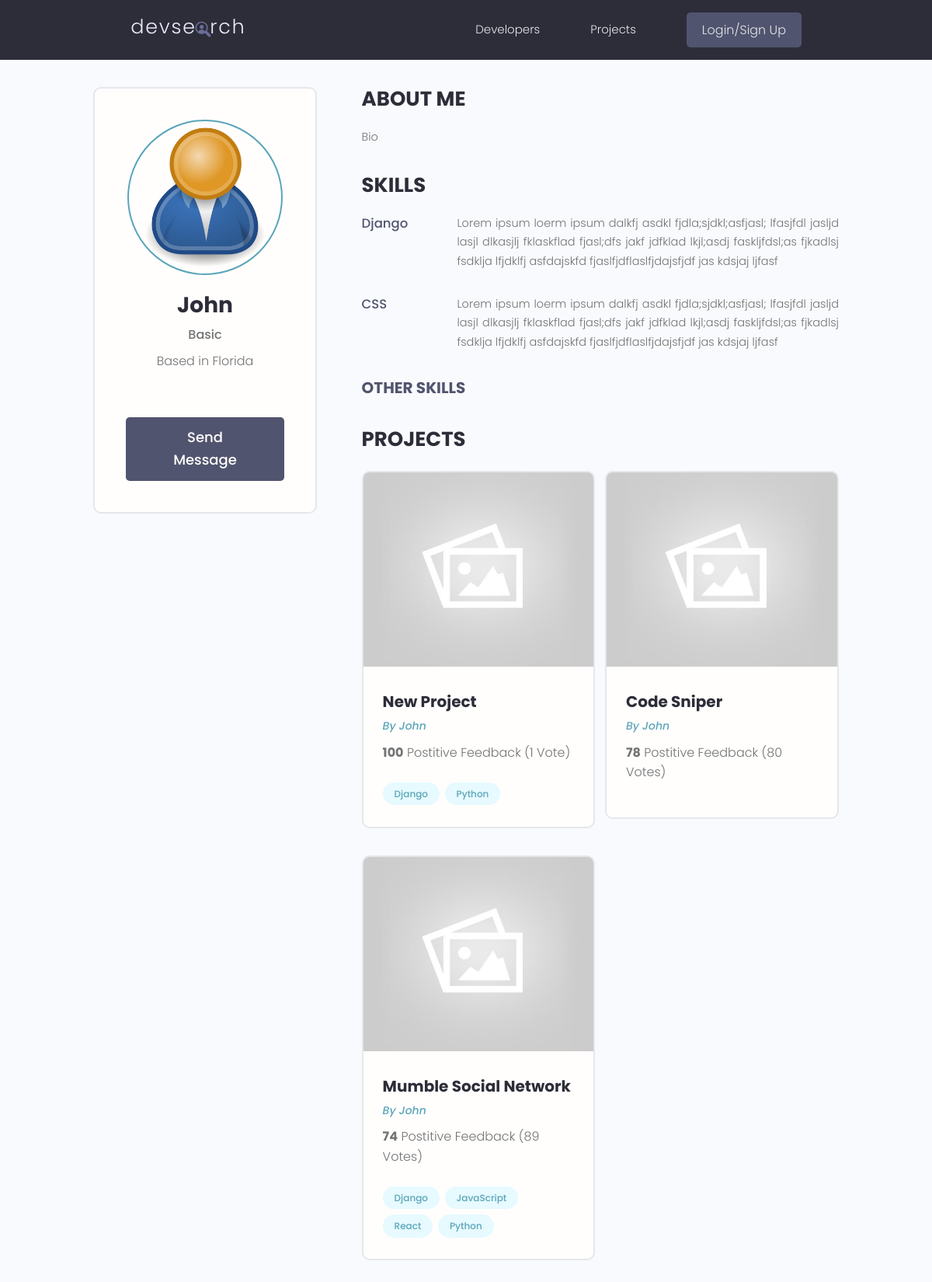
The page /profile/742f3278-ea14-4114-95dd-072f70e01e9d on the database its author committed.
### users/models.py (models this page shows, shortened)
class Profile(models.Model):
    user = models.OneToOneField(User, on_delete=models.CASCADE, null=True, blank=True)
    name = models.CharField(max_length=200, blank=True, null=True)
    email = models.EmailField(max_length=500, blank=True, null=True)
    username = models.CharField(max_length=200, blank=True, null=True)
    location = models.CharField(max_length=200, blank=True, null=True)
    short_intro = models.CharField(max_length=200, blank=True, null=True)
    bio = models.TextField(blank=True, null=True)
    profile_image = models.ImageField(null=True, blank=True, upload_to='profiles/', default="profiles/user-default.png")
    social_github = models.CharField(max_length=200, blank=True, null=True)
    social_twitter = models.CharField(max_length=200, blank=True, null=True)
    social_linkedin = models.CharField(max_length=200, blank=True, null=True)
    social_youtube = models.CharField(max_length=200, blank=True, null=True)
    social_website = models.CharField(max_length=200, blank=True, null=True)
    created = models.DateTimeField(auto_now_add=True)
    id = models.UUIDField(default=uuid.uuid4, unique=True, primary_key=True, editable=False)

class Skill(models.Model):
    owner = models.ForeignKey(Profile, on_delete=models.CASCADE, null=True, blank=True)
    name = models.CharField(max_length=200, blank=True, null=True)
    description = models.TextField(null=True, blank=True)
    created = models.DateTimeField(auto_now_add=True)
    id = models.UUIDField(default=uuid.uuid4, unique=True, primary_key=True, editable=False)

### projects/models.py (models this page shows, shortened)
class Project(models.Model):
    owner = models.ForeignKey(Profile, null=True, blank=True, on_delete=models.SET_NULL)
    title = models.CharField(max_length=200)
    description = models.TextField(null=True, blank=True)
    featured_image = models.ImageField(null=True, blank=True, default="default.jpg")
    demo_link = models.CharField(max_length=2000, null=True, blank=True)
    source_link = models.CharField(max_length=2000, null=True, blank=True)
    tags = models.ManyToManyField('Tag', blank=True)
    vote_total = models.IntegerField(default=0, null=True, blank=True)
    vote_ratio = models.IntegerField(default=0, null=True, blank=True)
    created = models.DateTimeField(auto_now_add=True)
    id = models.UUIDField(default=uuid.uuid4, unique=True, primary_key=True, editable=False)
    class Meta:
        ordering = ['-vote_ratio', '-vote_total', 'title']

class Tag(models.Model):
    name = models.CharField(max_length=200)
    created = models.DateTimeField(auto_now_add=True)
    id = models.UUIDField(default=uuid.uuid4, unique=True, primary_key=True, editable=False)
    def __str__(self):
        return self.name

### users/views.py (the view)
# urls.py: path('profile/<str:pk>', views.userProfile, name="user-profile"),
def userProfile(request, pk):
    profile = Profile.objects.get(id=pk)
    topSkills = profile.skill_set.exclude(description__exact="")
    otherSkills = profile.skill_set.filter(description="")
    context = {'profile': profile, 'topSkills': topSkills, 'otherSkills': otherSkills}
    return render(request, 'users/user-profile.html', context)

### users/templates/users/user-profile.html (shortened to what this page needs)
{% extends 'main.html' %}
{% block content%}
<main class="profile my-md">
    <div class="container">
      <div class="layout">
        <div class="column column--1of3">
          <div class="card text-center">
            <div class="card__body dev">
              <img class="avatar avatar--xl" src="{{ profile.profile_image.url }}" />
              <h2 class="dev__name">{{profile.name}}</h2>
              <p class="dev__title">{{profile.short_intro}}</p>
              <p class="dev__location">Based in {{profile.location}}</p>
              {% if request.user.profile.id != profile.id %}
              <a href="{% url 'create-message' profile.id %}" class="btn btn--sub btn--lg">Send Message </a>
              {% endif %}
            </div>
          </div>
        </div>
        <div class="column column--2of3">
          <div class="devInfo">
            <h3 class="devInfo__title">About Me</h3>
            <p class="devInfo__about">{{profile.bio}}</p>
          </div>
          <div class="devInfo">
            <h3 class="devInfo__title">Skills</h3>
            <div class="devInfo__skills">
                {% for skill in topSkills %}
              <div class="devSkill">
                <h4 class="devSkill__title">{{skill.name}}</h4>
                <p class="devSkill__info">{{skill.description}}</p>
              </div>
              {% endfor %}
              <h3 class="devInfo__subtitle">Other Skills</h3>
            </div>
          </div>
          <div class="devInfo">
            <h3 class="devInfo__title">Projects</h3>
            <div class="grid grid--two">
                {% for project in profile.project_set.all %}
              <div class="column">
                <div class="card project">
                  <a href="{% url 'project' project.id %}" class="project">
                    <img class="project__thumbnail" src="{{project.featured_image.url}}" alt="project thumbnail" />
                    <div class="card__body">
                      <h3 class="project__title">{{project.title}}</h3>
                      <p><a class="project__author" href="{% url 'user-profile' project.owner.id %}">By {{project.owner.name}}</a></p>
                      <p class="project--rating">
                        <span style="font-weight: bold;">{{project.vote_ratio}}</span> Postitive
                        Feedback ({{project.vote_total}} Vote{{project.vote_total|pluralize:"s"}})
                      </p>
                      <div class="project__tags">
                        {% for tag in project.tags.all %}
                        <span class="tag tag--pill tag--main">
                          <small>{{tag}}</small>
                        </span>
                        {% endfor %}
                      </div>
                    </div>
                  </a>
                </div>
              </div>
              {% endfor %}
            </div>
          </div>
        </div>
      </div>
    </div>
  </main>
{% endblock %}

### static/styles/app.css (style rules this page uses)
:root { --color-sub: #2d2d39; }
.btn--sub { background-color: var(--color-sub-light); }
.card { border: 2px solid var(--color-light); }
img { width: 100%; }
.profile .card > .dev { padding: 4rem; }
.dev__name { color: var(--color-sub); font-size: 2.8rem; font-weight: 700; margin-top: 1rem; margin-bottom: 0.5rem; }
.dev__title { font-size: 1.6rem; font-weight: 500; line-height: 1.3; }
.dev__location { margin-top: 1rem; }
.devInfo { margin-bottom: 3rem; }
.devInfo__title, .devInfo__subtitle { font-size: 2.6rem; color: var(--color-sub); text-transform: uppercase; font-weight: 700; margin-bottom: 1.5rem; }
.devInfo__subtitle { font-size: 2rem; color: var(--color-sub-light); }
.devInfo__about, .devSkill__info { font-size: 1.45rem; line-height: 1.7; text-align: justify; }
.devSkill { margin-bottom: 3rem; }
.devSkill__title { font-size: 1.65rem; font-weight: 500; color: var(--color-sub-light); }
@media screen and (min-width: 700px) { .devSkill { display: flex; justify-content: space-between; gap: 3rem; } }
@media screen and (min-width: 700px) { .devSkill__info { flex-basis: 80%; } }
.project__author { font-size: 1.4rem; font-style: italic; }
.project--rating { margin-bottom: 1.6em; margin-top: .5em; }
.project__thumbnail { height: 25rem; object-fit: cover; object-position: top center; }
.project__title { font-size: 2rem; font-weight: 700; color: var(--color-sub); }

### static/uikit/styles/modules/_variables.css (style rules this page uses)
:root { --color-main: #5aa5b9; --color-main-light: #e6faff; --color-sub: #3f4156; --color-sub-light: #51546e; --color-sub-lighter: #ededfd; --color-text: #737373; --color-gray: #8b8b8b; --color-light: #e5e7eb; --color-light-gray: #767676; --color-bg: #f8fafd; --color-white: #fffefd; --color-white-light: #f3f3f3; --color-success: #359e64; --color-success-bg: #def8e8; --color-error: #fc4b0b; --color-error-bg: #fff2ee; --font-base: 'Poppins', arial, helvetica, 'Segoe UI', roboto, ubuntu, sans-serif; --font-monospace: 'Fira Code', 'Courier New', courier, monospace; --font-regular: 300; --font-medium: 500; --font-bold: 700; --generic-shadow: 1px 1px 5px #00000010; --generic-transition: all 0.3s ease-in-out; }

### static/uikit/styles/modules/_base.css (style rules this page uses)
* { margin: 0; padding: 0; box-sizing: border-box; text-rendering: optimizeLegibility; color: inherit; font-size: inherit; }
html { font-size: 50%; }
@media only screen and (min-width: 480px) { html { font-size: 56.25%; } }
@media only screen and (min-width: 1200px) { html { font-size: 62.5%; } }
body { line-height: 1.6; font-weight: 400; font-size: 1.5rem; color: var(--color-text); background-color: var(--color-bg); min-height: 100vh; }

### static/uikit/styles/modules/_typography.css (style rules this page uses)
* { font-family: var(--font-base); }
h2 { font-size: 3.6rem; font-weight: var(--font-bold); }
h3 { font-size: 3.2rem; font-weight: var(--font-medium); }
h4 { font-size: 2.8rem; font-weight: var(--font-medium); }
p, span, strong { font-size: 1.6rem; color: var(--color-text); font-weight: var(--font-regular); }
a { padding-bottom: 2px; text-decoration: none; display: inline-block; color: var(--color-main); font-weight: var(--font-medium); }

### static/uikit/styles/modules/_utilities.css (style rules this page uses)
.container { width: 92%; max-width: 165rem; margin: 0 auto; box-sizing: border-box; }
@media screen and (min-width: 1000px) { .container { width: 90%; } }
@media screen and (min-width: 1200px) { .container { width: 80%; } }
.text-center { text-align: center; }
.my-md { margin: 3rem auto; }

### static/uikit/styles/modules/_avatar.css (style rules this page uses)
.avatar { border-radius: 50%; border: 2px solid var(--color-main); object-fit: cover; }
.avatar--xl { height: 20rem; width: 20rem; }

### static/uikit/styles/modules/_button.css (style rules this page uses)
.btn { display: inline-block; position: relative; cursor: pointer; background-color: var(--color-light); font-weight: var(--font-medium); color: var(--color-sub); text-decoration: none; padding: 1rem 2rem; border-radius: 0.5rem; border: none; width: -webkit-fit-content; width: -moz-fit-content; width: fit-content; height: -webkit-fit-content; height: -moz-fit-content; height: fit-content; font-size: 1.6rem; outline-width: 0; outline-color: transparent; -webkit-backface-visibility: hidden; backface-visibility: hidden; transition: all 0.3s ease-in-out; }
.btn--sub { background-color: var(--color-sub); color: var(--color-white); }
.btn--lg { font-size: 1.8rem; padding: 1.2rem 4.5rem; }

### static/uikit/styles/modules/_card.css (style rules this page uses)
.card { border-radius: 1rem; background-color: var(--color-white); border: 1.5px solid var(--color-light); width: auto; height: auto; margin-top: 0.5rem; margin-bottom: 0.5rem; overflow: hidden; }
.card__body, .card__header { padding: 2rem 2.5rem; }

### rows shown on the page
Profile: profile_image (placeholder picture), name "John", short_intro "Basic", location "Florida", bio "Bio"
Skill: name "Django", description "Lorem ipsum loerm ipsum dalkfj asdkl fjdla;sjdkl;asfjasl; lfasjfdl jasljd lasjl dlkasjlj fklaskflad fjasl;dfs jakf jdfklad lkjl;asdj faskljfdsl;as fjkadlsj fsdklja lfjdklfj asfdajskfd fjaslfjdflaslfjdajsfjdf jas kdsjaj ljfasf"
Skill: name "CSS", description "Lorem ipsum loerm ipsum dalkfj asdkl fjdla;sjdkl;asfjasl; lfasjfdl jasljd lasjl dlkasjlj fklaskflad fjasl;dfs jakf jdfklad lkjl;asdj faskljfdsl;as fjkadlsj fsdklja lfjdklfj asfdajskfd fjaslfjdflaslfjdajsfjdf jas kdsjaj ljfasf"
Project: featured_image (placeholder picture), title "New Project", owner.name "John", vote_ratio "100", vote_total "1"
Tag: name "Django"
Tag: name "Python"
Project: featured_image (placeholder picture), title "Code Sniper", owner.name "John", vote_ratio "78", vote_total "80"
Project: featured_image (placeholder picture), title "Mumble Social Network", owner.name "John", vote_ratio "74", vote_total "89"
Tag: name "JavaScript"
Tag: name "React"
